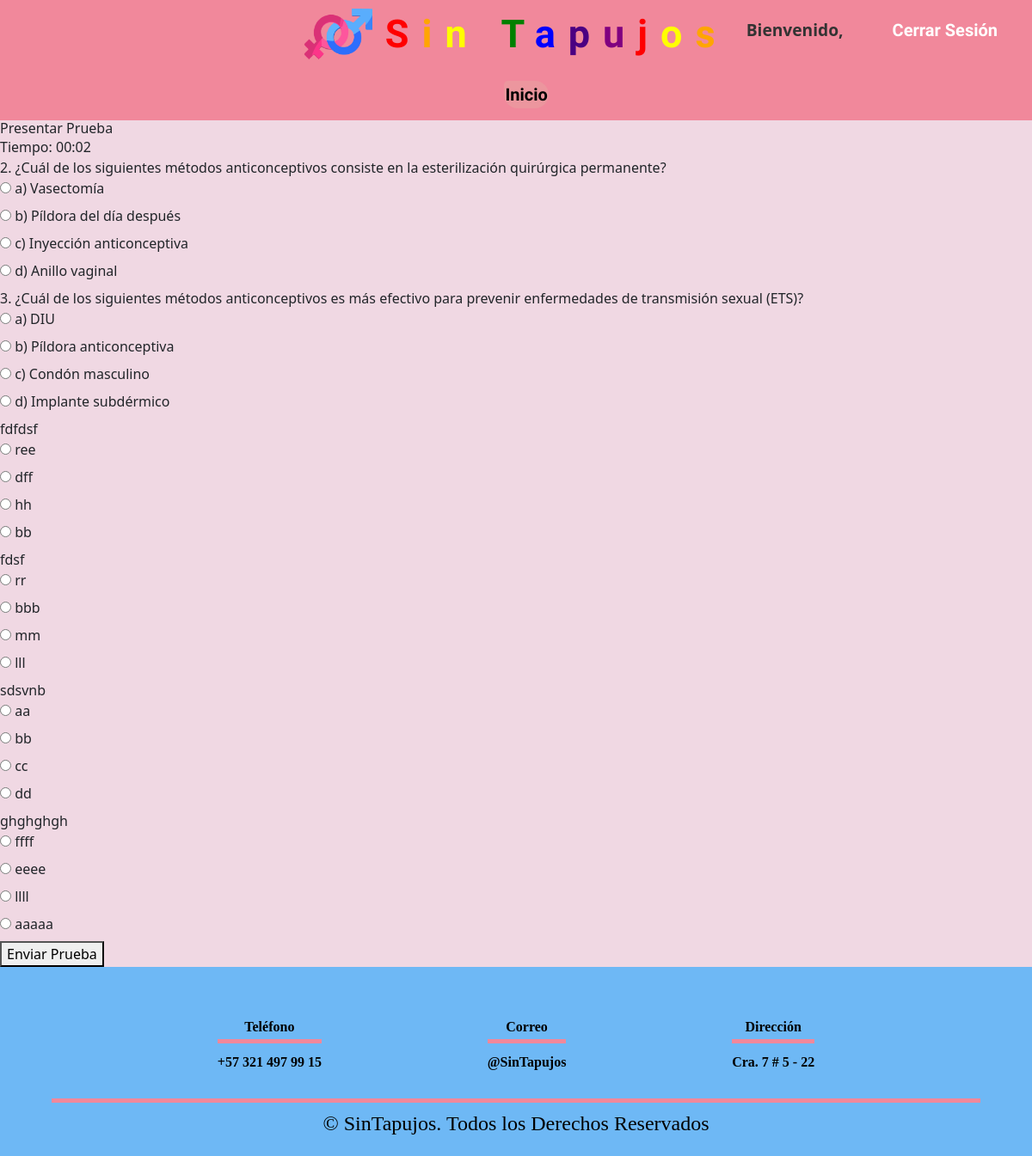
Page /php/presentar_prueba.php on the committed database.
### tables this page shows
CREATE TABLE IF NOT EXISTS `preguntas` (
  `id` int NOT NULL AUTO_INCREMENT,
  `pregunta` text NOT NULL,
  `opcion1` text NOT NULL,
  `opcion2` text NOT NULL,
  `opcion3` text NOT NULL,
  `opcion4` text NOT NULL,
  `respuesta_correcta` int NOT NULL,
  `imagen` varchar(255) NOT NULL,
  PRIMARY KEY (`id`)
);

### php/presentar_prueba.php (the view, shortened to what this page needs)
<!DOCTYPE html>
<html lang="es">
<head>
    <link href="https://stackpath.bootstrapcdn.com/bootstrap/4.5.2/css/bootstrap.min.css" rel="stylesheet">
    <link rel="stylesheet" href="https://cdn.jsdelivr.net/npm/@docsearch/css@3">
    <link href="css/bootstrap.min.css" rel="stylesheet">
    <link rel="stylesheet" href="../css/reset.css">
    <link rel="stylesheet" href="../css/styles.css">
</head>
<body>
    <header class="header">
        <div class="ini">
            <div id="logo"><img src="../images/logo.png" alt=""></div>
                <h1 id="title"><span style="color:red">S</span><span style="color:orange">i</span><span style="color:yellow">n </span><span style="color:green">T</span><span style="color:blue">a</span><span style="color:indigo">p</span><span style="color:purple">u</span><span style="color:red">j</span><span style="color:yellow">o</span><span style="color:orange">s</span></h1>
                <div class="welcome" id="welcome">
                 <span id="welcome-message">Bienvenido, <?php session_start(); echo $_SESSION['user_name']; ?><span>
                    <a href="../php/logout.php" class="btn-logout logout-link">Cerrar Sesión</a>
                </div>
        </div>
        <nav class="nav">
            <ul>
                <li class="btnmenu"><a href="../index.html">Inicio</a></li>
            </ul>
        </nav>
    </header>
    <h1>Presentar Prueba</h1>
    <div id="cronometro">Tiempo: 00:00</div>
    <form id="pruebaForm" action="procesar_prueba.php" method="post" onsubmit="return confirmarEnvio()">
        <?php
        require_once __DIR__ . '/../db/conexion.php';
        $sql = "SELECT * FROM preguntas";
        $result = $conexion->query($sql);
        if ($result->num_rows > 0) {
            while ($row = $result->fetch_assoc()) {
                echo "<div class='pregunta'>";
                echo "<p>" . htmlspecialchars($row["pregunta"]) . "</p>";
                for ($i = 1; $i <= 4; $i++) {
                    $opcion = $row["opcion$i"];
                    echo "<label><input type='radio' name='respuesta[{$row['id']}]' value='$i' required> " . htmlspecialchars($opcion) . "</label><br>";
                }
                echo "</div>";
            }
        } else {
            echo "<p>No hay preguntas disponibles.</p>";
        }
        ?>
        <button type="submit">Enviar Prueba</button>
    </form>
    <footer id="foo">
        <div class="contenedor-footer">
            <div class="content-foo">
                <h4>Teléfono</h4>
                <p>+57 321 497 99 15</p>
            </div>
            <div class="content-foo">
                <h4>Correo</h4>
                <p>@SinTapujos</p>
            </div>
            <div class="content-foo">
                <h4>Dirección</h4>
                <p>Cra. 7 # 5 - 22</p>
            </div>
        </div>
        <h2 class="titulo-final">&copy; SinTapujos. Todos los Derechos Reservados</h2>
    </footer>
</body>
</html>

### css/styles.css (style rules this page uses)
body { background-size: cover; background-color:#f0d8e3; }
.header { background-color: #f1889b; height: 140px; display: flex; flex-direction: column; position: relative; }
.ini { display: flex; align-items: center; justify-content: center; position: relative; width: 100%; padding: 10px 0; }
#welcome { position: absolute; right: 20px; top: 10px; display: flex; align-items: center; gap: 10px; }
#welcome-message { color: #333; font-size: 1.2rem; font-weight: bold; }
#logo img { max-height: 60px; margin-right: 15px; }
#title { font-size: 45px; font-family: "Edu AU VIC WA NT Hand", cursive; font-weight: bold; letter-spacing: 15px; }
.nav { display: flex; align-items: center; justify-content: center; width: 100%; height: 60px; background-color: transparent; }
ul { display: flex; align-items: center; justify-content: space-evenly; width: 100%; }
li { display: inline; padding: 10px; margin-left: 2px; border-radius: 15px 50px 50px 50px; }
.btnmenu { background-color: hsla(47, 32%, 75%, 0.2); color: white; padding: 1px; }
a { text-decoration: none; color: #000000; font-size: 20px; font-family: "Edu AU VIC WA NT Hand", cursive; font-weight: bold; }
.btn-logout { display: inline-block; margin-left: 2rem; padding: 10px 20px; background-color:0; color: white; text-decoration: none; border-radius: 5px; font-weight: bold; }
footer { background: #6eb8f5; padding: 60px 0 30px 0; height: 220px; }
.contenedor-footer { display: flex; width: 90%; justify-content: space-evenly; margin: auto; padding-bottom: 30px; border-bottom: 5px solid #f1889b; }
.content-foo { text-align: center; }
.content-foo h4 { color: #000000; font-family: cursive; font-weight: bold; border-bottom: 5px solid #f1889b; padding-bottom: 5px; margin-bottom: 10px; }
.content-foo p { color: #000000; font-family:cursive; font-weight:bold; }
.titulo-final { text-align: center; font-family:cursive; font-size: 24px; margin: 10px 0 0 0; color: #000000; }

### rows in the picture
preguntas: pregunta "2. ¿Cuál de los siguientes métodos anticonceptivos consiste en la esterilización quirúrgica permanente?", opcion1 "a) Vasectomía", opcion2 "b) Píldora del día después", opcion3 "c) Inyección anticonceptiva", opcion4 "d) Anillo vaginal"
preguntas: pregunta "3. ¿Cuál de los siguientes métodos anticonceptivos es más efectivo para prevenir enfermedades de transmisión sexual (ETS)?", opcion1 "a) DIU", opcion2 "b) Píldora anticonceptiva", opcion3 "c) Condón masculino", opcion4 "d) Implante subdérmico"
preguntas: pregunta "fdfdsf", opcion1 "ree", opcion2 "dff", opcion3 "hh", opcion4 "bb"
preguntas: pregunta "fdsf", opcion1 "rr", opcion2 "bbb", opcion3 "mm", opcion4 "lll"
preguntas: pregunta "sdsvnb", opcion1 "aa", opcion2 "bb", opcion3 "cc", opcion4 "dd"
preguntas: pregunta "ghghghgh", opcion1 "ffff", opcion2 "eeee", opcion3 "llll", opcion4 "aaaaa"
